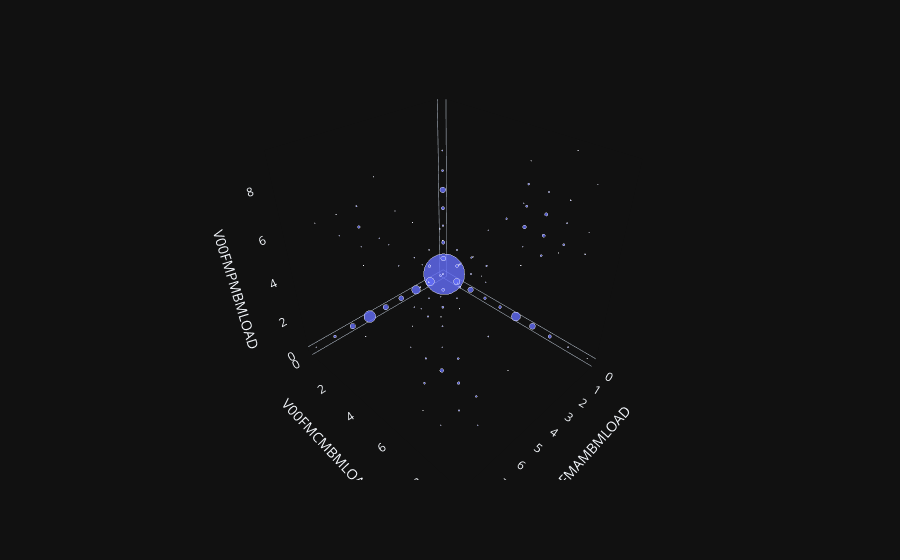

The notebook cell this image was saved under:
### Code cell
import pandas as pd
from modules.plot_data import plot_moaks_data
from scripts.fm.fm_load_relationships import v00_moaks_shared_kl_fm_load
pd.options.mode.chained_assignment = None

moaks_3d_fm_load_scatter = plot_moaks_data(v00_moaks_shared_kl_fm_load)
moaks_3d_fm_load_scatter.show()

### Figure 1 — Plotly figure (JSON) as saved in the notebook; plotly's stock layout.template omitted (floating-point values rounded to 4 significant figures)
{"data": [{"hovertemplate": "V00FMAMBMLOAD=%{x}<br>V00FMCMBMLOAD=%{y}<br>V00FMPMBMLOAD=%{z}<br>count=%{marker.size}<extra></extra>", "legendgroup": "", "marker": {"color": "#636efa", "opacity": 0.8, "size": [2474, 37, 17, 4, 16, 47, 7, 2, 59, 12, 3, 42, 3, 4, 10, 1, 4, 1, 12, 4, 119, 1, 1, 20, 7, 5, 1, 52, 6, 14, 15, 3, 17, 6, 3, 2, 1, 3, 2, 1, 1, 1, 103, 10, 2, 12, 5, 1, 2, 1, 107, 2, 1, 2, 2, 7, 1, 2, 1, 35, 2, 1, 2, 3, 2, 1, 1, 1, 43, 2, 1, 1, 1, 6, 1, 201, 1, 1, 9, 3, 1, 1, 4, 1, 20, 1, 1, 7, 2, 10, 1, 6, 2, 5, 1, 44, 1, 1, 1, 6, 1, 2, 3, 2, 10, 1, 1, 1, 1], "sizemode": "area", "sizeref": 1.546, "symbol": "circle"}, "mode": "markers", "name": "", "scene": "scene", "showlegend": false, "x": [0.0, 0.0, 0.0, 0.0, 0.0, 0.0, 0.0, 0.0, 0.0, 0.0, 0.0, 0.0, 0.0, 0.0, 0.0, 0.0, 0.0, 0.0, 0.0, 0.0, 0.0, 0.0, 0.0, 0.0, 0.0, 0.0, 0.0, 0.0, 0.0, 0.0, 0.0, 0.0, 0.0, 0.0, 0.0, 0.0, 0.0, 0.0, 0.0, 0.0, 0.0, 0.0, 1.0, 1.0, 1.0, 1.0, 1.0, 1.0, 1.0, 1.0, 2.0, 2.0, 2.0, 2.0, 2.0, 2.0, 2.0, 2.0, 2.0, 3.0, 3.0, 3.0, 3.0, 3.0, 3.0, 3.0, 3.0, 3.0, 4.0, 4.0, 4.0, 4.0, 4.0, 4.0, 4.0, 5.0, 5.0, 5.0, 5.0, 5.0, 5.0, 5.0, 5.0, 5.0, 5.0, 5.0, 5.0, 5.0, 5.0, 5.0, 5.0, 5.0, 5.0, 5.0, 5.0, 6.0, 6.0, 6.0, 6.0, 6.0, 6.0, 6.0, 6.0, 6.0, 7.0, 7.0, 7.0, 7.0, 8.0], "y": [0.0, 0.0, 0.0, 0.0, 0.0, 0.0, 0.0, 0.0, 1.0, 1.0, 1.0, 2.0, 2.0, 2.0, 3.0, 3.0, 3.0, 3.0, 4.0, 4.0, 5.0, 5.0, 5.0, 5.0, 5.0, 5.0, 5.0, 6.0, 6.0, 6.0, 6.0, 6.0, 7.0, 7.0, 7.0, 7.0, 7.0, 8.0, 8.0, 8.0, 8.0, 9.0, 0.0, 0.0, 0.0, 1.0, 1.0, 1.0, 2.0, 3.0, 0.0, 0.0, 0.0, 1.0, 1.0, 2.0, 3.0, 5.0, 8.0, 0.0, 0.0, 0.0, 1.0, 2.0, 3.0, 4.0, 7.0, 7.0, 0.0, 0.0, 0.0, 2.0, 4.0, 5.0, 5.0, 0.0, 0.0, 0.0, 0.0, 0.0, 2.0, 3.0, 4.0, 4.0, 5.0, 5.0, 5.0, 5.0, 5.0, 6.0, 6.0, 6.0, 6.0, 7.0, 7.0, 0.0, 0.0, 0.0, 1.0, 5.0, 5.0, 5.0, 7.0, 8.0, 0.0, 0.0, 6.0, 7.0, 0.0], "z": [0.0, 1.0, 2.0, 3.0, 4.0, 5.0, 6.0, 7.0, 0.0, 1.0, 2.0, 0.0, 1.0, 2.0, 0.0, 1.0, 2.0, 4.0, 0.0, 5.0, 0.0, 3.0, 4.0, 5.0, 6.0, 7.0, 8.0, 0.0, 4.0, 5.0, 6.0, 7.0, 0.0, 5.0, 6.0, 7.0, 9.0, 0.0, 5.0, 6.0, 8.0, 0.0, 0.0, 1.0, 2.0, 0.0, 1.0, 3.0, 0.0, 3.0, 0.0, 2.0, 4.0, 0.0, 1.0, 0.0, 2.0, 0.0, 6.0, 0.0, 2.0, 5.0, 0.0, 0.0, 0.0, 4.0, 0.0, 8.0, 0.0, 4.0, 7.0, 0.0, 0.0, 0.0, 5.0, 0.0, 3.0, 4.0, 5.0, 6.0, 5.0, 0.0, 0.0, 5.0, 0.0, 3.0, 4.0, 5.0, 7.0, 0.0, 4.0, 5.0, 6.0, 0.0, 6.0, 0.0, 5.0, 6.0, 0.0, 0.0, 4.0, 5.0, 0.0, 0.0, 0.0, 6.0, 0.0, 0.0, 0.0], "type": "scatter3d"}], "layout": {"scene": {"domain": {"x": [0.0, 1.0], "y": [0.0, 1.0]}, "xaxis": {"title": {"text": "V00FMAMBMLOAD"}, "showgrid": false}, "yaxis": {"title": {"text": "V00FMCMBMLOAD"}, "showgrid": false}, "zaxis": {"title": {"text": "V00FMPMBMLOAD"}, "showgrid": false}}, "legend": {"tracegroupgap": 0, "itemsizing": "constant"}, "margin": {"t": 60}}}
